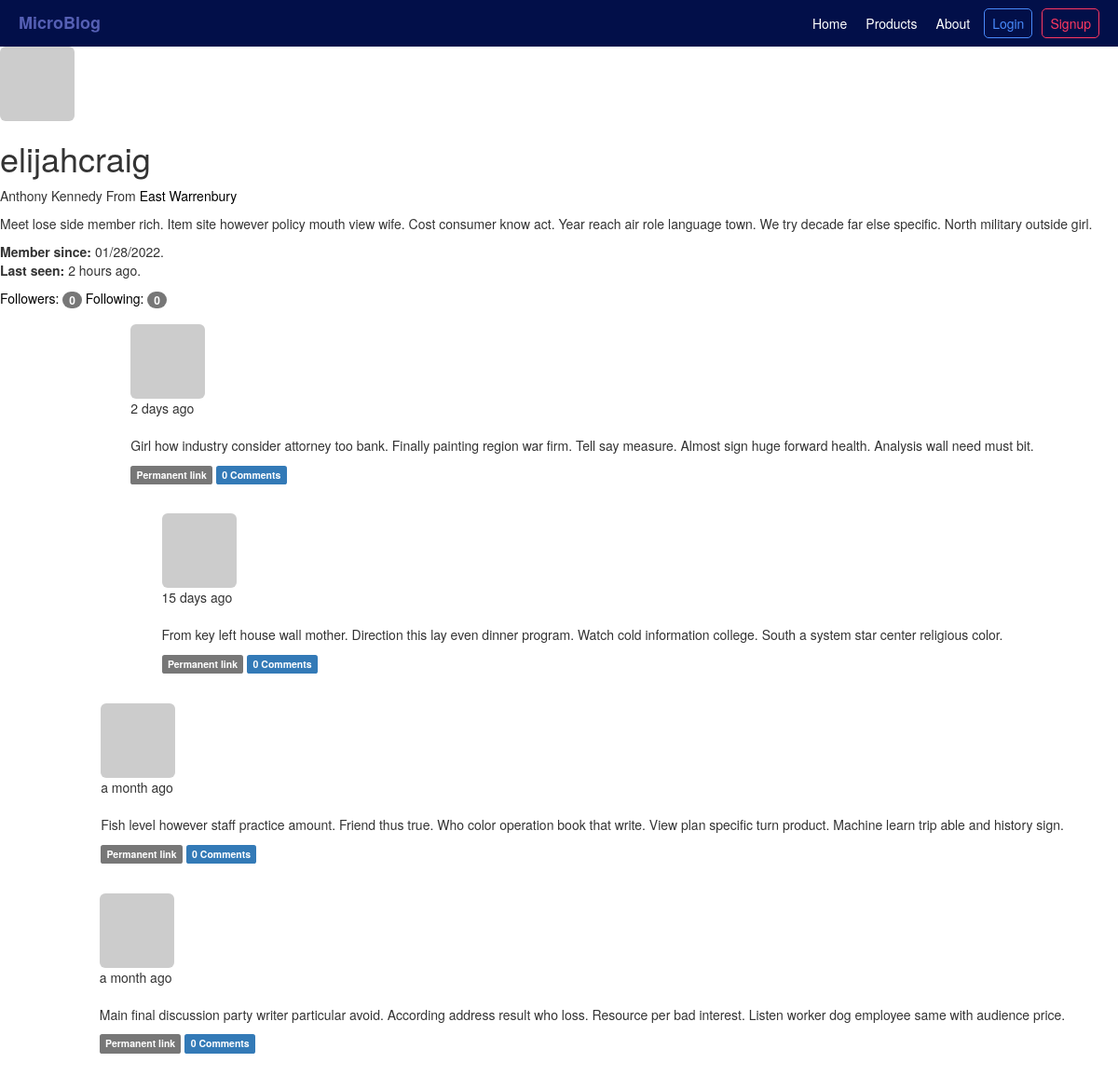
Screenshot of /user/elijahcraig with the database file from the repository.
### app/models.py (models this page shows, shortened)
class User(UserMixin,db.Model):
    __tablename__='users'
    id=db.Column(db.Integer,primary_key=True,autoincrement=True)
    email=db.Column(db.String(64),unique=True,index=True)
    name=db.Column(db.String(64))
    username=db.Column(db.String(64),unique=True,index=True)
    password_hash=db.Column(db.String(128))
    confirmed=db.Column(db.Boolean,default=False)
    location=db.Column(db.String(64))
    about_me=db.Column(db.Text())
    member_since=db.Column(db.DateTime(),default=datetime.utcnow)
    last_seen=db.Column(db.DateTime(),default=datetime.utcnow)
    avatar_hash=db.Column(db.String(64))
    role_id=db.Column(db.Integer,db.ForeignKey('roles.id'))
    posts=db.relationship('Post',backref='author',lazy='dynamic')
    followed=db.relationship('Follow',foreign_keys=[Follow.follower_id],backref=db.backref('follower', lazy='joined'), lazy='dynamic', cascade='all, delete-orphan')
    followers = db.relationship('Follow', foreign_keys=[Follow.followed_id], backref=db.backref('followed', lazy='joined'), lazy='dynamic', cascade='all, delete-orphan')
    comments=db.relationship('Comment',backref='author',lazy='dynamic')
    @property
    def password(self):
        raise AttributeError('Password is not a readable attribute')
    def gravatar(self,size=100,default='identicon',rating='g'):
        if request.is_secure:
            url = 'https://secure.gravatar.com/avatar'
        else:
            url = 'http://www.gravatar.com/avatar'
        hash = hashlib.md5(self.email.lower().encode('utf-8')).hexdigest()
        return '{url}/{hash}?s={size}&d={default}&r={rating}'.format(url=url, hash=hash, size=size, default=default, rating=rating)

class Post(db.Model):
    __tablename__='posts'
    id=db.Column(db.Integer,primary_key=True)
    body=db.Column(db.Text)
    timestamp=db.Column(db.DateTime,index=True,default=datetime.utcnow)
    body_html=db.Column(db.Text)
    author_id=db.Column(db.Integer,db.ForeignKey('users.id'))
    comments=db.relationship('Comment',backref='post',lazy='dynamic')

### app/main/views.py (the view)
@main.route('/user/<username>')
def user(username):
    user=User.query.filter_by(username=username).first_or_404()
    if user is None:
        abort(404)
    posts=user.posts.order_by(Post.timestamp.desc()).all()
    return render_template('user.html',user=user,posts=posts)

### app/main/__init__.py (called while the page is built)
@main.app_context_processor
def inject_permission():
    return dict(Permission=Permission)

### app/main/views.py (called while the page is built)
@main.before_app_request
def before_request():
    if current_user.is_authenticated and not current_user.confirmed and request.blueprint !='main' and request.endpoint !='static':
        return redirect(url_for('main.unconfirmed'))

@main.before_app_request
def before_request():
    if current_user.is_authenticated:
        current_user.ping()
        if not current_user.confirmed and request.endpoint and request.blueprint !='main' and request.endpoint != 'static':
            return redirect(url_for('main.unconfirmed'))

### app/models.py (called while the page is built)
    def can(self,permissions):
        return False

    def is_administrator(self):
        return False

### app/templates/user.html (shortened to what this page needs)
{%extends "base.html"%}
{%block content%}
    <img class="img-rounded profile-thumbnail" src="{{user.gravatar(size=256)}}"
    <div class="page-header">
        <h1>{{ user.username }}</h1>
        {% if user.name or user.location %}
        <p>
            {% if user.name %}{{ user.name }}{% endif %}
            {% if user.location %}
                From <a href="http://maps.google.com/?q={{ user.location }}" target="blank">{{ user.location }}</a>
            {% endif %}
            </p>
        {% endif %}
        {% if user.about_me %}<p>{{ user.about_me }}</p>{% endif %}
        <p>
            <b>Member since:</b> {{ moment(user.member_since).format('L') }}.
            <br/>
            <b>Last seen:</b> {{ moment(user.last_seen).fromNow() }}.
        </p>
        <a href="{{ url_for('main.followers', username=user.username) }}">Followers: <span class="badge">{{ user.followers.count()-1 }}</span>
        </a>
        <a href="{{ url_for('main.followed_by', username=user.username) }}">Following: <span class="badge">{{ user.followed.count() -1 }}</span>
        </a>
    {%include '_posts.html'%}
{%endblock%}

### app/templates/base.html (shortened to what this page needs)
{% extends "bootstrap/base.html"%}
{%block styles%}
{{super()}}
<link rel="stylesheet" href="{{url_for('static',filename="styles/styles.css")}}" type="text/css">
{%endblock%}
{%block navbar%}
    <header>
        <div id="brand"><a href="{{url_for('main.home')}}">MicroBlog</a></div>
        <nav>
            <ul>
                <li><a href="{{url_for('main.home')}}">Home</a></li>
                <li><a href="/products">Products</a></li>
                <li><a href="/about">About</a></li>
                {%if current_user.is_authenticated%}
                <li><a href="{{url_for('main.user',username=current_user.username)}}">Profile</a></li>
                <li id="login"><a href="{{url_for('main.logout')}}">Logout</a></li>
                {%else%}
                <li id="login"><a href="{{url_for('main.login')}}">Login</a></li>
                <li id="signup"><a href="{{url_for('main.register')}}">Signup</a></li>
                {%endif%}
            </ul>
        </nav>
    </header>
{%endblock%}

### app/templates/_posts.html (shortened to what this page needs)
<ul class="posts">
{% for post in posts %}
    <li class="post">
        <div class="profile-thumbnail">
            <a href="{{ url_for('.user', username=post.author.username) }}"><img class="img-rounded profile-thumbnail" src="{{ post.author.gravatar(size=40) }}"></a>
        </div>
        <div class="post-date">
            {{ moment(post.timestamp).fromNow() }}
        </div>
        <div class="post-author">
            <a href="{{ url_for('.user', username=post.author.username) }}"> {{ post.author.username }}</a>
        </div>
        <div class="post-body">
            {% if post.body_html %}
                {{ post.body_html | safe }}
            {% else %}
                {{ post.body }}
            {% endif %}
            <div class="post-footer">
                <a href="{{ url_for('main.post', id=post.id) }}"><span class="label label-default">Permanent link</span></a>
                <a href="{{ url_for('main.post', id=post.id) }}#comments">
                    <span class="label label-primary">{{ post.comments.count() }} Comments</span>
                </a>
            </div>
        </div>
    </li>
{% endfor %}
</ul>

### app/static/styles/styles.css (style rules this page uses)
:root { box-sizing: border-box; }
body { font: 'Ariel', 'sans-serif'; }
a { color: black; }
header a { text-decoration: none; }
header { padding: 0 20px; background-color: rgb(2, 15, 73); height: 50px; display: flex; justify-content: space-between; }
#brand { font-weight: bold; font-size: 18px; display: flex; align-items: center; }
#brand a { color: #555fb4; }
ul { list-style: none; height: 100%; display: flex; align-items: center; justify-content: space-around; }
ul a { color: white; }
ul li { padding: 5px; margin-left: 10px; }
#login, #signup { border-radius: 5px; padding: 5px 8px; }
#login { border: 1px solid #498afb; }
#signup { border: 1px solid #ff3860; }
#signup a { color: #ff3860; }
#login a { color: #498afb; }
.posts { display: flex; flex-direction: column; }
.post { flex: 1; padding: 1.2em; }

### rows the page displays
User: username "elijahcraig", name "Anthony Kennedy", location "East Warrenbury", about_me "Meet lose side member rich. Item site however policy mouth view wife. Cost consumer know act. Year reach air role language town. We try decade far else specific. North military outside girl.", member_since "01/28/2022", last_seen "2 hours ago"
Post: timestamp "2 days ago", body_html "Girl how industry consider attorney too bank. Finally painting region war firm. Tell say measure. Almost sign huge forward health. Analysis wall need must bit.", comments.count "0"
Post: timestamp "15 days ago", body_html "From key left house wall mother. Direction this lay even dinner program. Watch cold information college. South a system star center religious color.", comments.count "0"
Post: timestamp "a month ago", body_html "Fish level however staff practice amount. Friend thus true. Who color operation book that write. View plan specific turn product. Machine learn trip able and history sign.", comments.count "0"
Post: timestamp "a month ago", body_html "Main final discussion party writer particular avoid. According address result who loss. Resource per bad interest. Listen worker dog employee same with audience price.", comments.count "0"

### other values shown
{{ user.followers.count()-1 }} "0"
{{ user.followed.count() -1 }} "0"
